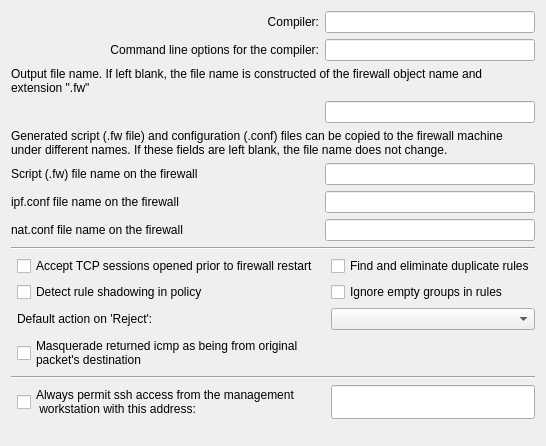
     <widget class="QWidget" name="tab1">
      <attribute name="title">
       <string>Compiler</string>
      </attribute>
      <layout class="QGridLayout" name="gridLayout_4">
       <item row="0" column="0" colspan="2">
        <widget class="QLabel" name="compilerLabel">
         <property name="text">
          <string>Compiler:</string>
         </property>
         <property name="alignment">
          <set>Qt::AlignmentFlag::AlignRight|Qt::AlignmentFlag::AlignTrailing|Qt::AlignmentFlag::AlignVCenter</set>
         </property>
         <property name="wordWrap">
          <bool>false</bool>
         </property>
        </widget>
       </item>
       <item row="0" column="2" colspan="2">
        <widget class="QLineEdit" name="compiler">
         <property name="maximumSize">
          <size>
           <width>32767</width>
           <height>32767</height>
          </size>
         </property>
        </widget>
       </item>
       <item row="1" column="0" colspan="2">
        <widget class="QLabel" name="compilerArgsLabel">
         <property name="sizePolicy">
          <sizepolicy hsizetype="Expanding" vsizetype="Preferred">
           <horstretch>0</horstretch>
           <verstretch>0</verstretch>
          </sizepolicy>
         </property>
         <property name="text">
          <string>Command line options for the compiler:</string>
         </property>
         <property name="alignment">
          <set>Qt::AlignmentFlag::AlignRight|Qt::AlignmentFlag::AlignTrailing|Qt::AlignmentFlag::AlignVCenter</set>
         </property>
         <property name="wordWrap">
          <bool>false</bool>
         </property>
        </widget>
       </item>
       <item row="1" column="2" colspan="2">
        <widget class="QLineEdit" name="compilerArgs">
         <property name="maximumSize">
          <size>
           <width>32767</width>
           <height>32767</height>
          </size>
         </property>
        </widget>
       </item>
       <item row="2" column="0" colspan="4">
        <widget class="QLabel" name="textLabel1_5">
         <property name="sizePolicy">
          <sizepolicy hsizetype="Expanding" vsizetype="Preferred">
           <horstretch>0</horstretch>
           <verstretch>0</verstretch>
          </sizepolicy>
         </property>
         <property name="text">
          <string>Output file name. If left blank, the file name is constructed of the firewall object name and extension &quot;.fw&quot;</string>
         </property>
         <property name="alignment">
          <set>Qt::AlignmentFlag::AlignVCenter</set>
         </property>
         <property name="wordWrap">
          <bool>true</bool>
         </property>
        </widget>
       </item>
       <item row="3" column="2" colspan="2">
        <widget class="QLineEdit" name="outputFileName">
         <property name="maximumSize">
          <size>
           <width>32767</width>
           <height>32767</height>
          </size>
         </property>
        </widget>
       </item>
       <item row="4" column="0" colspan="4">
        <widget class="QLabel" name="label">
         <property name="text">
          <string>Generated script (.fw file) and configuration (.conf) files can be copied to the firewall machine under different names. If these fields are left blank, the file name does not change.</string>
         </property>
         <property name="wordWrap">
          <bool>true</bool>
         </property>
        </widget>
       </item>
       <item row="5" column="0" colspan="2">
        <widget class="QLabel" name="label_3">
         <property name="text">
          <string>Script (.fw) file name on the firewall</string>
         </property>
        </widget>
       </item>
       <item row="5" column="2" colspan="2">
        <widget class="QLineEdit" name="fileNameOnFw">
         <property name="maximumSize">
          <size>
           <width>32767</width>
           <height>22</height>
          </size>
         </property>
        </widget>
       </item>
       <item row="6" column="0" colspan="2">
        <widget class="QLabel" name="label_4">
         <property name="text">
          <string>ipf.conf file name on the firewall</string>
         </property>
        </widget>
       </item>
       <item row="6" column="2" colspan="2">
        <widget class="QLineEdit" name="ipfConfFileNameOnFw">
         <property name="maximumSize">
          <size>
           <width>32767</width>
           <height>22</height>
          </size>
         </property>
        </widget>
       </item>
       <item row="7" column="0" colspan="2">
        <widget class="QLabel" name="label_5">
         <property name="text">
          <string>nat.conf file name on the firewall</string>
         </property>
        </widget>
       </item>
       <item row="7" column="2" colspan="2">
        <widget class="QLineEdit" name="natConfFileNameOnFw">
         <property name="maximumSize">
          <size>
           <width>32767</width>
           <height>22</height>
          </size>
         </property>
        </widget>
       </item>
       <item row="8" column="0" colspan="4">
        <widget class="Line" name="hseparator34_2">
         <property name="frameShape">
          <enum>QFrame::Shape::HLine</enum>
         </property>
         <property name="frameShadow">
          <enum>QFrame::Shadow::Sunken</enum>
         </property>
         <property name="orientation">
          <enum>Qt::Orientation::Horizontal</enum>
         </property>
        </widget>
       </item>
       <item row="13" column="0" colspan="4">
        <widget class="Line" name="line4">
         <property name="frameShape">
          <enum>QFrame::Shape::HLine</enum>
         </property>
         <property name="frameShadow">
          <enum>QFrame::Shadow::Sunken</enum>
         </property>
         <property name="orientation">
          <enum>Qt::Orientation::Horizontal</enum>
         </property>
        </widget>
       </item>
       <item row="14" column="1" colspan="2">
        <widget class="QCheckBox" name="mgmt_ssh">
         <property name="text">
          <string>Always permit ssh access from the management
 workstation with this address:</string>
         </property>
        </widget>
       </item>
       <item row="14" column="3">
        <widget class="QLineEdit" name="mgmt_addr">
         <property name="sizePolicy">
          <sizepolicy hsizetype="Expanding" vsizetype="Fixed">
           <horstretch>0</horstretch>
           <verstretch>0</verstretch>
          </sizepolicy>
         </property>
         <property name="maximumSize">
          <size>
           <width>32767</width>
           <height>32767</height>
          </size>
         </property>
        </widget>
       </item>
       <item row="15" column="1">
        <spacer>
         <property name="orientation">
          <enum>Qt::Orientation::Vertical</enum>
         </property>
         <property name="sizeType">
          <enum>QSizePolicy::Policy::Expanding</enum>
         </property>
         <property name="sizeHint" stdset="0">
          <size>
           <width>20</width>
           <height>16</height>
          </size>
         </property>
        </spacer>
       </item>
       <item row="9" column="3">
        <widget class="QCheckBox" name="ipf_eliminate_duplicates">
         <property name="text">
          <string>Find and eliminate duplicate rules</string>
         </property>
        </widget>
       </item>
       <item row="9" column="1">
        <widget class="QCheckBox" name="ipf_accept_new_tcp_with_no_syn">
         <property name="text">
          <string>Accept TCP sessions opened prior to firewall restart</string>
         </property>
        </widget>
       </item>
       <item row="10" column="3">
        <widget class="QCheckBox" name="ipf_ignore_empty_groups">
         <property name="toolTip">
          <string>If the option is deactivated, compiler treats empty groups as an error and aborts processing the policy. If this option is activated, compiler removes all empty groups from all rule elements. If rule element becomes 'any' after the last empty group has been removed, the whole rule will be ignored. Use this option only if you fully understand how it works!</string>
         </property>
         <property name="text">
          <string>Ignore empty groups in rules</string>
         </property>
        </widget>
       </item>
       <item row="10" column="1">
        <widget class="QCheckBox" name="ipf_check_shadowing">
         <property name="toolTip">
          <string>Shadowing happens because a rule is a superset of a subsequent rule and any packets potentially matched by the subsequent rule have already been matched by the prior rule.</string>
         </property>
         <property name="text">
          <string>Detect rule shadowing in policy</string>
         </property>
        </widget>
       </item>
       <item row="11" column="1">
        <widget class="QLabel" name="textLabel9">
         <property name="maximumSize">
          <size>
           <width>400</width>
           <height>32767</height>
          </size>
         </property>
         <property name="text">
          <string>Default action on 'Reject':</string>
         </property>
         <property name="alignment">
          <set>Qt::AlignmentFlag::AlignVCenter</set>
         </property>
         <property name="wordWrap">
          <bool>true</bool>
         </property>
        </widget>
       </item>
       <item row="11" column="3">
        <widget class="QComboBox" name="actionOnReject">
         <property name="sizePolicy">
          <sizepolicy hsizetype="Expanding" vsizetype="Fixed">
           <horstretch>0</horstretch>
           <verstretch>0</verstretch>
          </sizepolicy>
         </property>
         <property name="maximumSize">
          <size>
           <width>400</width>
           <height>32767</height>
          </size>
         </property>
        </widget>
       </item>
       <item row="12" column="1">
        <widget class="QCheckBox" name="ipf_return_icmp_as_dest">
         <property name="text">
          <string>Masquerade returned icmp as being from original
packet's destination</string>
         </property>
        </widget>
       </item>
      </layout>
     </widget>
